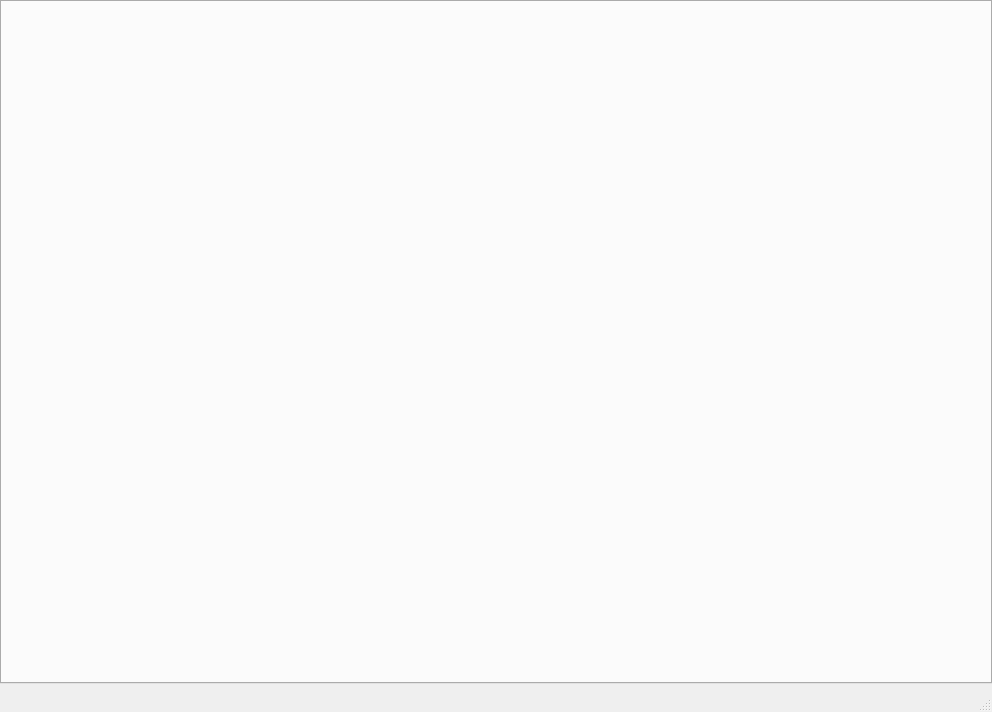
<?xml version="1.0" encoding="UTF-8"?>
<ui version="4.0">
 <class>MainWindow</class>
 <widget class="QMainWindow" name="MainWindow">
  <property name="geometry">
   <rect>
    <x>0</x>
    <y>0</y>
    <width>992</width>
    <height>712</height>
   </rect>
  </property>
  <property name="minimumSize">
   <size>
    <width>0</width>
    <height>0</height>
   </size>
  </property>
  <property name="font">
   <font>
    <family>微软雅黑</family>
    <pointsize>12</pointsize>
   </font>
  </property>
  <property name="windowTitle">
   <string>DR Image Station</string>
  </property>
  <property name="windowIcon">
   <iconset resource="../resources.qrc">
    <normaloff>:/images/window.ico</normaloff>:/images/window.ico</iconset>
  </property>
  <widget class="QWidget" name="centralWidget">
   <layout class="QHBoxLayout" name="horizontalLayout_4">
    <property name="spacing">
     <number>0</number>
    </property>
    <property name="leftMargin">
     <number>0</number>
    </property>
    <property name="topMargin">
     <number>0</number>
    </property>
    <property name="rightMargin">
     <number>0</number>
    </property>
    <property name="bottomMargin">
     <number>0</number>
    </property>
    <item>
     <widget class="QTabWidget" name="tabWidget">
      <property name="tabPosition">
       <enum>QTabWidget::East</enum>
      </property>
      <property name="currentIndex">
       <number>-1</number>
      </property>
      <property name="iconSize">
       <size>
        <width>32</width>
        <height>32</height>
       </size>
      </property>
     </widget>
    </item>
   </layout>
  </widget>
  <widget class="QStatusBar" name="statusBar"/>
 </widget>
 <layoutdefault spacing="6" margin="11"/>
 <resources>
  <include location="../resources.qrc"/>
 </resources>
 <connections/>
</ui>
